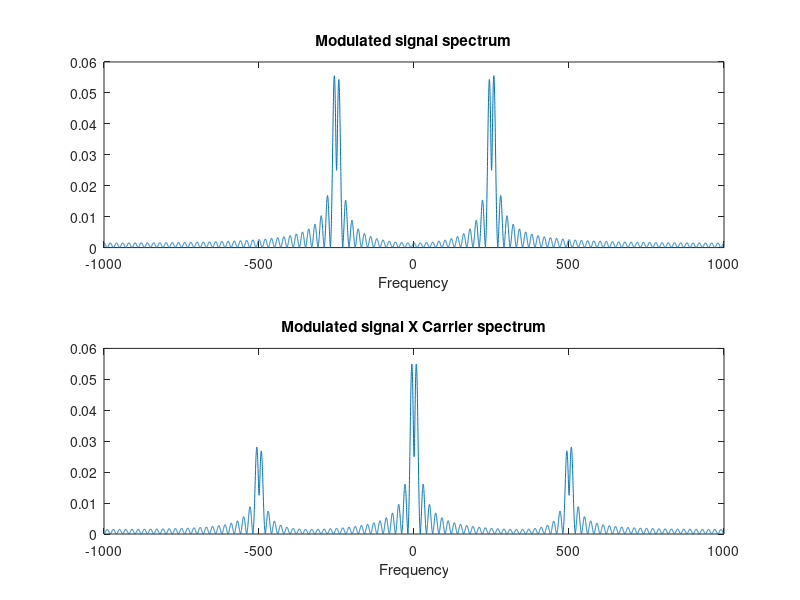

Here is the MATLAB script that generated this plot:
% dsb1.m
% Matlab demonstration script for DSB-AM modulation. The message signal
% is +1 for 0 < t < t0/3, -2 for t0/3 < t < 2t0/3 and zero otherwise.
echo on
t0=.15;                              	% signal duration
ts=0.0005;                           	% sampling interval
fc=250;                              	% carrier frequency
snr=10;                              	% SNR in dB (logarithmic)
fs=1/ts;                             	% sampling frequency
t_long=20*t0;                        	% extended signal duration 
n0=floor(t_long/ts)+1;               	% length of extended signal vector 
n00=2^(ceil(log2(n0)));
df=fs/n00;                            	% frequency resolution
t_long1=[0:ts:t_long];               	% extended time vector
f=[-fs/2+df:df:fs/2];                	% frequency vector 
% message signal
m=[ones(1,t0/(3*ts)),-2*ones(1,t0/(3*ts)),zeros(1,t0/(3*ts)+1)];
m_long=[m,zeros(1,n0-length(m))];    	% extended message signal 
c_long=cos(2*pi*fc.*t_long1);        	% extended carrier signal 
u_long=m_long.*c_long;               	% extended modulated signal
du_long=u_long.*c_long;
DU=fft(du_long,n00)/fs;
M=fft(m_long,n00)/fs;                 	% spectrum of the extended message signal 
U=fft(u_long,n00)/fs;                  	% spectrum of the extended modulated signal 
pause   % Press any key to see a plots of the magnitude of the message and the
	% modulated signal in the frequency domain.
subplot(2,1,1)
plot(f,abs(fftshift(M)))
xlabel('Frequency')
title('Spectrum of the message signal')
subplot(2,1,2)
plot(f,abs(fftshift(U)))
title('Spectrum of the modulated signal')
xlabel('Frequency') 
pause  % Press a key to see the modulated and modulated X carrier in freq. domain
subplot(2,1,1)
plot(f,abs(fftshift(U)))
title('Modulated signal spectrum')
xlabel('Frequency')
subplot(2,1,2)
plot(f,abs(fftshift(DU))) 
title('Modulated signal X Carrier spectrum')
xlabel('Frequency')

